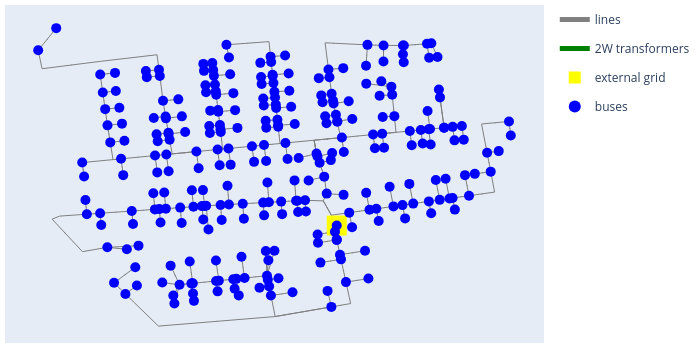

Notebook source saved alongside this figure:
### Markdown cell above
The grid with its geographic coordinates (hover over the buses and lines for details). The MV bus and the LV bus of the transformer lie on top of each other.

### Code cell
plot_simple_grid(plz=plz, kcid=kcid, bcid=bcid)
